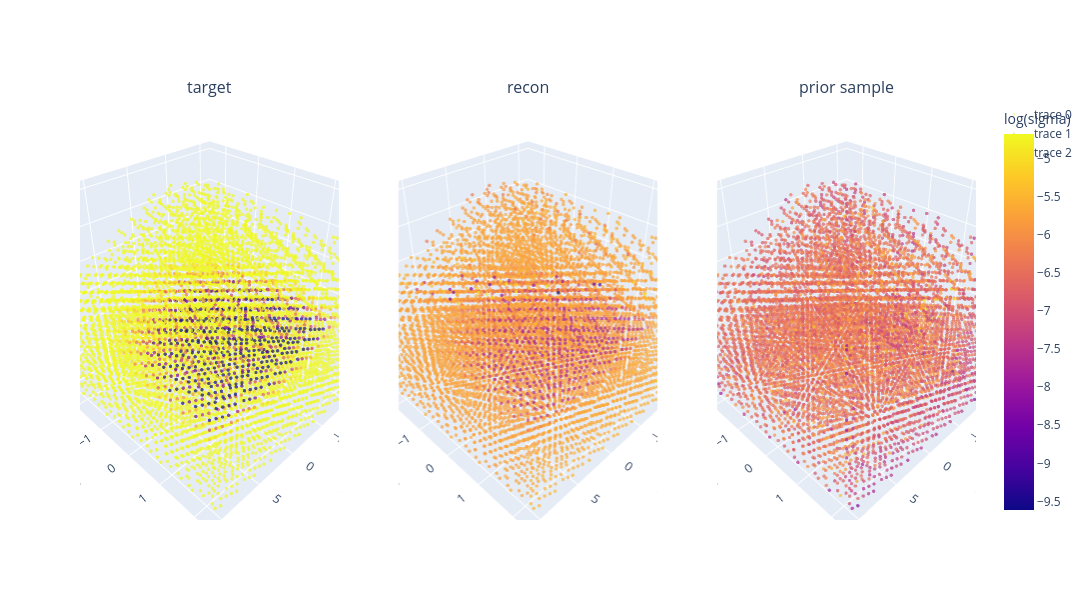

Notebook code cell kept with this figure:
### Code cell
import torch
import os
import subprocess

repo_root = subprocess.check_output(["git", "rev-parse", "--show-toplevel"]).decode().strip()
os.chdir(repo_root)

print("cwd =", os.getcwd())

from pathlib import Path
import numpy as np
import plotly.graph_objects as go
from plotly.subplots import make_subplots

from models.VAE.default import UNetVAE
from train.VAE.train_VAE_unet_subsampled_dataset import load_sigma_dataset


def show_slices_plotly(
    target: torch.Tensor,
    recon: torch.Tensor,
    xq: np.ndarray,
    yq: np.ndarray,
    zq: np.ndarray,
    sigma_min: float,
    max_points: int,
    generated: torch.Tensor,
) -> None:
    target = target.detach().cpu().squeeze(0).squeeze(0).numpy()
    recon = recon.detach().cpu().squeeze(0).squeeze(0).numpy()
    generated_np = generated.detach().cpu().squeeze(0).squeeze(0).numpy()

    zz, yy, xx = np.meshgrid(zq, yq, xq, indexing="ij")
    xx = xx.reshape(-1)
    yy = yy.reshape(-1)
    zz = zz.reshape(-1)

    flat_target = target.reshape(-1)
    sigma_cutoff = max(sigma_min, float(np.quantile(flat_target, 0.05)))
    shared_mask = flat_target > sigma_cutoff
    if not np.any(shared_mask):
        shared_mask = flat_target > sigma_min

    def sample_points(
        vol: np.ndarray,
        mask: np.ndarray | None = None,
    ) -> tuple[np.ndarray, np.ndarray, np.ndarray, np.ndarray]:
        sigma = vol.reshape(-1)
        mask = (mask if mask is not None else sigma > sigma_min)
        x = xx[mask]
        y = yy[mask]
        z = zz[mask]
        sigma = sigma[mask]
        if sigma.size == 0:
            return x, y, z, sigma
        if sigma.size > max_points:
            idx = np.linspace(0, sigma.size - 1, max_points).astype(int)
            x = x[idx]
            y = y[idx]
            z = z[idx]
            sigma = sigma[idx]
        return x, y, z, sigma

    x_t, y_t, z_t, s_t = sample_points(target, shared_mask)
    x_r, y_r, z_r, s_r = sample_points(recon, shared_mask)
    x_g, y_g, z_g, s_g = sample_points(generated_np, shared_mask)

    color_min = float(s_t.min())
    color_max = float(s_t.max())

    fig = make_subplots(
        rows=1,
        cols=3,
        specs=[[{"type": "scene"}, {"type": "scene"}, {"type": "scene"}]],
        subplot_titles=("target", "recon", "prior sample"),
    )

    fig.add_trace(
        go.Scatter3d(
            x=x_t,
            y=y_t,
            z=z_t,
            mode="markers",
            marker=dict(
                size=2,
                color=s_t,
                coloraxis="coloraxis",
                opacity=0.7,
            ),
        ),
        row=1,
        col=1,
    )
    fig.add_trace(
        go.Scatter3d(
            x=x_r,
            y=y_r,
            z=z_r,
            mode="markers",
            marker=dict(size=2, color=s_r, coloraxis="coloraxis", opacity=0.7),
        ),
        row=1,
        col=2,
    )
    fig.add_trace(
        go.Scatter3d(
            x=x_g,
            y=y_g,
            z=z_g,
            mode="markers",
            marker=dict(size=2, color=s_g, coloraxis="coloraxis", opacity=0.7),
        ),
        row=1,
        col=3,
    )

    fig.update_layout(
        height=600,
        width=1400,
        coloraxis=dict(
            cmin=color_min,
            cmax=color_max,
            colorscale="Plasma",
            colorbar=dict(title="log(sigma)"),
        ),
    )
    fig.show()


ckpt_path = Path(
    "saved_runs/vae_sigma_unet_beta1e-02_kl600/checkpoints/best_val_loss.pt"
)
device = "cuda:1"

model = UNetVAE(base_channels=8, latent_channels=8).to(device)

ckpt = torch.load(ckpt_path, map_location="cpu")
model.load_state_dict(ckpt["model_state_dict"])
model.eval()

sigma, xq, yq, zq = load_sigma_dataset(Path("data/3dert_test2.npy"), log_clamp_min=1e-12)
sigma = sigma.to(device)

sample = sigma[:1]
with torch.no_grad():
    recon, mu, logvar = model(sample)

    recon_mu = model.decode(mu)

    prior_z = torch.randn_like(mu)
    prior_sample = model.decode(prior_z)

show_slices_plotly(
    sample,
    recon,
    xq,
    yq,
    zq,
    sigma_min=float(torch.log(torch.tensor(1e-12))),
    max_points=8000,
    generated=prior_sample,
)

### Figure 1 — Plotly figure (JSON) as saved in the notebook; plotly's stock layout.template omitted (floating-point values rounded to 4 significant figures; data arrays with more than 128 entries replaced by an {"elided": "..."} marker saying what was removed)
{"data": [{"marker": {"color": {"elided": "8000 float values"}, "colorbar": {"title": {"text": "log(sigma)"}}, "colorscale": [[0, "#0d0887"], [0.1111, "#46039f"], [0.2222, "#7201a8"], [0.3333, "#9c179e"], [0.4444, "#bd3786"], [0.5556, "#d8576b"], [0.6667, "#ed7953"], [0.7778, "#fb9f3a"], [0.8889, "#fdca26"], [1, "#f0f921"]], "opacity": 0.7, "size": 2}, "mode": "markers", "scene": "scene", "type": "scatter3d", "x": {"elided": "8000 float values"}, "y": {"elided": "8000 float values"}, "z": {"elided": "8000 float values"}}, {"marker": {"color": {"elided": "8000 float values"}, "colorscale": [[0, "#0d0887"], [0.1111, "#46039f"], [0.2222, "#7201a8"], [0.3333, "#9c179e"], [0.4444, "#bd3786"], [0.5556, "#d8576b"], [0.6667, "#ed7953"], [0.7778, "#fb9f3a"], [0.8889, "#fdca26"], [1, "#f0f921"]], "opacity": 0.7, "showscale": false, "size": 2}, "mode": "markers", "scene": "scene2", "type": "scatter3d", "x": {"elided": "8000 float values"}, "y": {"elided": "8000 float values"}, "z": {"elided": "8000 float values"}}, {"marker": {"color": {"elided": "8000 float values"}, "colorscale": [[0, "#0d0887"], [0.1111, "#46039f"], [0.2222, "#7201a8"], [0.3333, "#9c179e"], [0.4444, "#bd3786"], [0.5556, "#d8576b"], [0.6667, "#ed7953"], [0.7778, "#fb9f3a"], [0.8889, "#fdca26"], [1, "#f0f921"]], "opacity": 0.7, "showscale": false, "size": 2}, "mode": "markers", "scene": "scene3", "type": "scatter3d", "x": {"elided": "8000 float values"}, "y": {"elided": "8000 float values"}, "z": {"elided": "8000 float values"}}], "layout": {"annotations": [{"font": {"size": 16}, "showarrow": false, "text": "target", "x": 0.1444, "xanchor": "center", "xref": "paper", "y": 1, "yanchor": "bottom", "yref": "paper"}, {"font": {"size": 16}, "showarrow": false, "text": "recon", "x": 0.5, "xanchor": "center", "xref": "paper", "y": 1, "yanchor": "bottom", "yref": "paper"}, {"font": {"size": 16}, "showarrow": false, "text": "prior sample", "x": 0.8556, "xanchor": "center", "xref": "paper", "y": 1, "yanchor": "bottom", "yref": "paper"}], "height": 600, "scene": {"domain": {"x": [0, 0.2889], "y": [0, 1]}}, "scene2": {"domain": {"x": [0.3556, 0.6444], "y": [0, 1]}}, "scene3": {"domain": {"x": [0.7111, 1], "y": [0, 1]}}, "width": 1400}}
